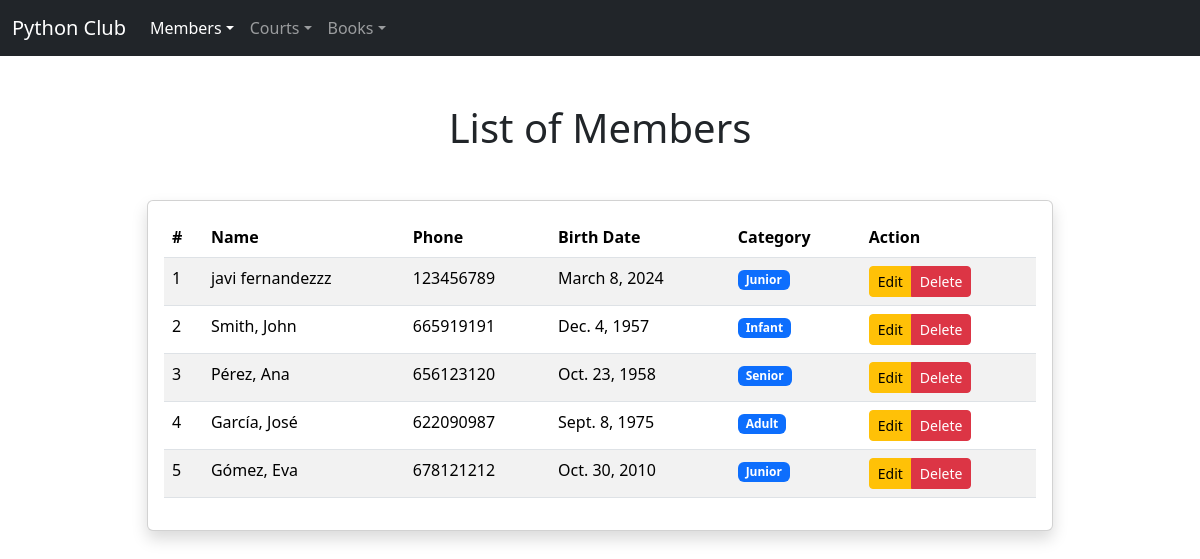
The page /members/ on the database its author committed.
### club/models.py (models this page shows, shortened)
class Member(models.Model):
    CATEGORIES =[
        ('Infant', 'Infant'),
        ('Junior', 'Junior'),
        ('Adult', 'Adult'),
        ('Senior', 'Senior'),
    ]
    id = models.AutoField(primary_key=True)
    full_name = models.CharField(max_length=100)
    phone = models.IntegerField()
    birth_date = models.DateField()
    category = models.CharField(max_length=20, choices=CATEGORIES)

### club/views.py (the view)
# urls.py: path('members/', views.member_all, name='member_all'),
def member_all(request):
    members = Member.objects.all()
    category_badges = {
        'Infant': 'primary',
        'Junior': 'secondary',
        'Adult': 'success',
        'Senior': 'dark',
    }
    return render(request, 'member/member_All.html', {'members': members, 'category_badges': category_badges})

### club/templates/member/member_All.html (shortened to what this page needs)
{% extends 'base.html' %}
{% block content %}
<h1 class="text-center mb-4">List of Members</h1>
<div class="container mt-5">
    <div class="row justify-content-center">
        <div class="col-md-10">
            <div class="card shadow">
                <div class="card-body">
                    <div class="table-responsive">
                        <table class="table table-striped">
                            <thead>
                                <tr>
                                    <th scope="col">#</th>
                                    <th scope="col">Name</th>
                                    <th scope="col">Phone</th>
                                    <th scope="col">Birth Date</th>
                                    <th scope="col">Category</th>
                                    <th scope="col">Action</th>
                                </tr>
                            </thead>
                            <tbody>
                                {% for member in members %}
                                <tr>
                                    <td>{{ member.id }}</td>
                                    <td>{{ member.full_name }}</td>
                                    <td>{{ member.phone }}</td>
                                    <td>{{ member.birth_date }}</td>
                                    <td>
                                        {% if member.category %}
                                        <span class="badge bg-primary">{{ member.category }}</span>
                                        {% endif %}
                                    </td>
                                    <td>
                                        <div class="btn-group" role="group">
                                            <a href="{% url 'member_edit' member.id %}" class="btn btn-warning btn-sm">Edit</a>
                                            <button type="button" class="btn btn-danger btn-sm" data-bs-toggle="modal" data-bs-target="#confirmDelete{{ member.id }}">
                                                Delete
                                            </button>
                                        </div>
                                    </td>
                                </tr>
                                {% endfor %}
                            </tbody>
                        </table>
                    </div>
                </div>
            </div>
        </div>
    </div>
</div>
{% endblock %}

### club/templates/base.html (shortened to what this page needs)
<!DOCTYPE html>
<html lang="en">
<head>
  <link href="https://cdn.jsdelivr.net/npm/bootstrap@5.3.3/dist/css/bootstrap.min.css" rel="stylesheet">
</head>
<body>
<nav class="navbar navbar-expand-lg navbar-dark bg-dark">
  <div class="container-fluid">
    <a class="navbar-brand" href="{% url 'welcome' %}">Python Club</a>
    <div class="collapse navbar-collapse" id="navbarNav">
      <ul class="navbar-nav">
        <li class="nav-item dropdown">
          <a class="nav-link dropdown-toggle {% if request.path == '/members/' or request.path == '/members/new/' %}active{% endif %}" href="#" id="navbarDropdownMembers" role="button" data-bs-toggle="dropdown" aria-expanded="false">Members</a>
        </li>
        <li class="nav-item dropdown">
          <a class="nav-link dropdown-toggle {% if request.path == '/courts/' or request.path == '/courts/new/' %}active{% endif %}" href="#" id="navbarDropdownCourts" role="button" data-bs-toggle="dropdown" aria-expanded="false">Courts</a>
        </li>
        <li class="nav-item dropdown">
          <a class="nav-link dropdown-toggle {% if request.path == '/books/' or request.path == '/books/new/' %}active{% endif %}" href="#" id="navbarDropdownBooks" role="button" data-bs-toggle="dropdown" aria-expanded="false">Books</a>
        </li>
      </ul>
    </div>
  </div>
</nav>
<div class="container mt-5">
          {% block content %}{% endblock %}
        </div>
</body>
</html>

### rows shown on the page
Member: id "1", full_name "javi fernandezzz", phone "123456789", birth_date "March 8, 2024", category "Junior"
Member: id "2", full_name "Smith, John", phone "665919191", birth_date "Dec. 4, 1957", category "Infant"
Member: id "3", full_name "Pérez, Ana", phone "656123120", birth_date "Oct. 23, 1958", category "Senior"
Member: id "4", full_name "García, José", phone "622090987", birth_date "Sept. 8, 1975", category "Adult"
Member: id "5", full_name "Gómez, Eva", phone "678121212", birth_date "Oct. 30, 2010", category "Junior"
